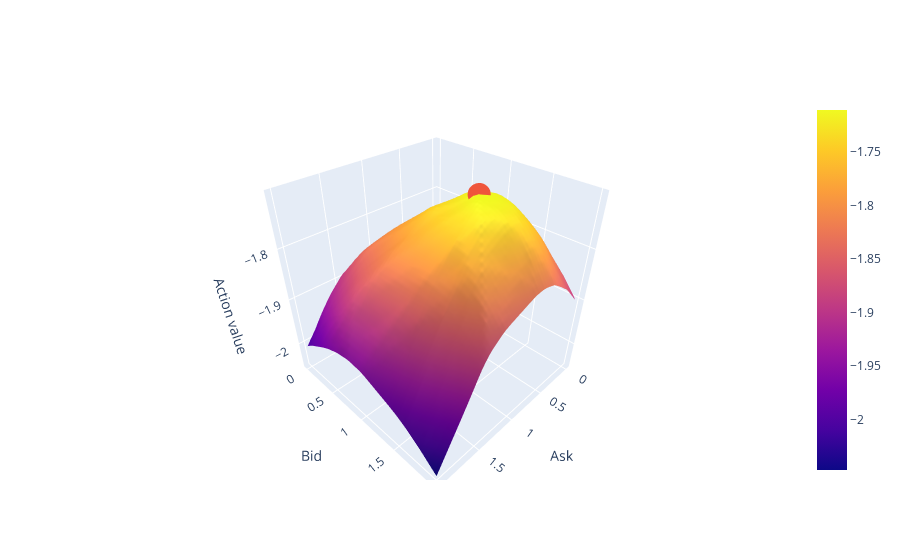

Write notebook code for a chart like this one.
### Code cell
def plot_action_value(agent: Agent, observation: float):
    @cache
    def action_value(action):
        return agent.critic.evaluate(observations=observation.batch, actions=action.batch).item()

    asks = np.linspace(0, 2)
    bids = np.linspace(0, 2)
    values = [[action_value(Action(ask=ask, bid=bid)) for ask in asks] for bid in bids]
    best_action = max(
        (Action(ask=ask, bid=bid) for ask in asks for bid in bids), key=action_value
    )
    return go.Figure(
        layout=dict(
            scene=dict(xaxis_title="Ask", yaxis_title="Bid", zaxis_title="Action value")
        ),
        data=[
            go.Surface(
                name="Action value",
                x=asks,
                y=bids,
                z=values,
            ),
            go.Scatter3d(
                name="Best action",
                x=[best_action.ask],
                y=[best_action.bid],
                z=[action_value(best_action)],
            ),
        ],
    )


plot_action_value(experiment.agent, observation=Observation(cash_balance=1, asset_balance=1, best_ask=0.75, best_bid=1.25))

### Figure 1 — Plotly figure (JSON) as saved in the notebook; plotly's stock layout.template omitted (floating-point values rounded to 4 significant figures; data arrays with more than 128 entries replaced by an {"elided": "..."} marker saying what was removed)
{"data": [{"name": "Action value", "type": "surface", "x": [0, 0.04082, 0.08163, 0.1224, 0.1633, 0.2041, 0.2449, 0.2857, 0.3265, 0.3673, 0.4082, 0.449, 0.4898, 0.5306, 0.5714, 0.6122, 0.6531, 0.6939, 0.7347, 0.7755, 0.8163, 0.8571, 0.898, 0.9388, 0.9796, 1.02, 1.061, 1.102, 1.143, 1.184, 1.224, 1.265, 1.306, 1.347, 1.388, 1.429, 1.469, 1.51, 1.551, 1.592, 1.633, 1.673, 1.714, 1.755, 1.796, 1.837, 1.878, 1.918, 1.959, 2], "y": [0, 0.04082, 0.08163, 0.1224, 0.1633, 0.2041, 0.2449, 0.2857, 0.3265, 0.3673, 0.4082, 0.449, 0.4898, 0.5306, 0.5714, 0.6122, 0.6531, 0.6939, 0.7347, 0.7755, 0.8163, 0.8571, 0.898, 0.9388, 0.9796, 1.02, 1.061, 1.102, 1.143, 1.184, 1.224, 1.265, 1.306, 1.347, 1.388, 1.429, 1.469, 1.51, 1.551, 1.592, 1.633, 1.673, 1.714, 1.755, 1.796, 1.837, 1.878, 1.918, 1.959, 2], "z": {"elided": "50x50 float values"}}, {"name": "Best action", "type": "scatter3d", "x": [0.6939], "y": [1.224], "z": [-1.711]}], "layout": {"scene": {"xaxis": {"title": {"text": "Ask"}}, "yaxis": {"title": {"text": "Bid"}}, "zaxis": {"title": {"text": "Action value"}}}}}
